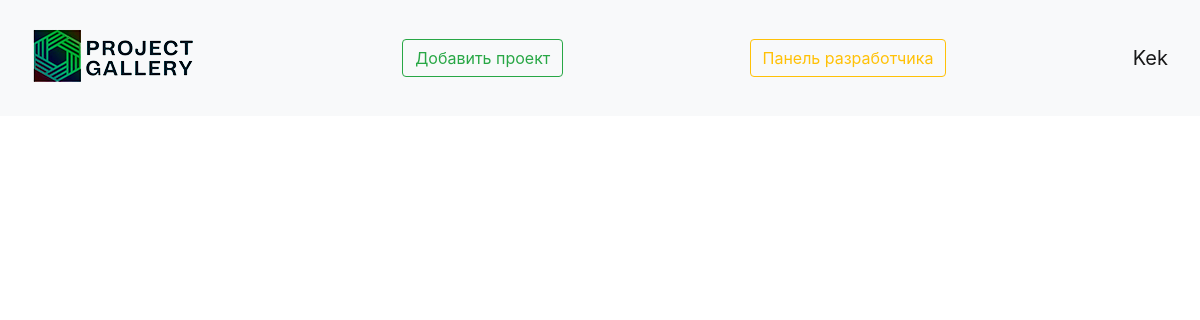
The page /viewing_project/13 (signed in) on the database as committed earlier.
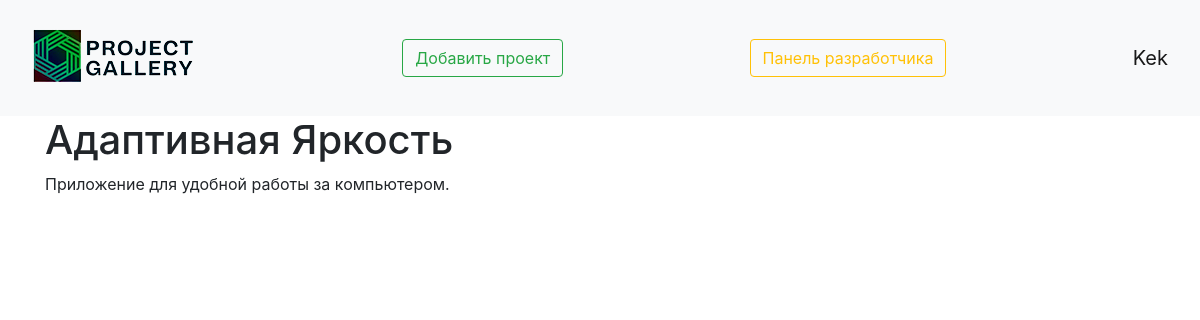
The same page on the database as committed later.
### data/projects.py (models this page shows)
class Projects(SqlAlchemyBase, SerializerMixin):
    __tablename__ = 'projects'
    id = sqlalchemy.Column(sqlalchemy.Integer,
                           primary_key=True, autoincrement=True)
    title = sqlalchemy.Column(sqlalchemy.String, nullable=True)
    content = sqlalchemy.Column(sqlalchemy.String, nullable=True)
    created_date = sqlalchemy.Column(sqlalchemy.DateTime,
                                     default=datetime.datetime.now)
    is_private = sqlalchemy.Column(sqlalchemy.Boolean, default=True)
    is_confirmed = sqlalchemy.Column(sqlalchemy.Boolean, nullable=True, default=False)
    is_deleted = sqlalchemy.Column(sqlalchemy.Boolean, nullable=True, default=False)
    image = sqlalchemy.Column()
    user_id = sqlalchemy.Column(sqlalchemy.Integer,
                                sqlalchemy.ForeignKey("users.id"))
    user = orm.relation('User')

### main.py (the view)
@app.route('/viewing_project/<int:id>', methods=['GET', 'POST'])
@login_required
def viewing_project(id):
    db_sess = db_session.create_session()
    projects = db_sess.query(Projects).filter(Projects.id == id).first()
    return render_template("viewing_project.html", projects=projects)

### data/db_session.py (called while the page is built)
def create_session() -> Session:
    global __factory
    return __factory()

### main.py (called while the page is built)
@login_manager.user_loader
def load_user(user_id):
    db_sess = db_session.create_session()
    return db_sess.query(User).get(user_id)

### templates/viewing_project.html (shortened to what this page needs)
{% extends "base.html" %}
{% block content %}
<h1>{{ projects.title }}</h1>
<p>{{ projects.content }}</p>
{% endblock %}

Rows that differ between the two databases and show on the page:
added Projects: title "Адаптивная Яркость", content "Приложение для удобной работы за компьютером."
